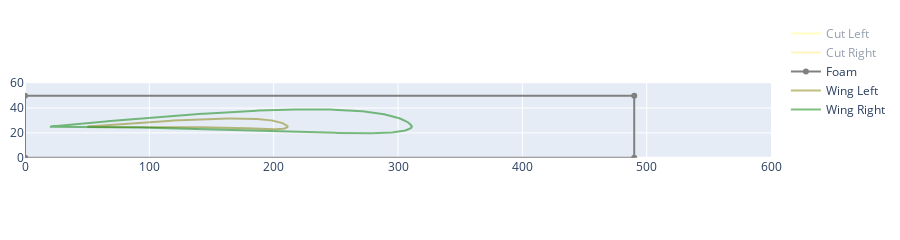

The notebook cell this image was saved under:
### Code cell
fig, stats = gplt.plot_gcode_2dprofile(pgc_filtered, draw_cutting_path=True,
                                       draw_foam_block=True, draw_machine_block = False,
                                       num_of_points=-1)
fig.update_yaxes(
    scaleanchor = "x",
    scaleratio = 1,
    constrain='domain',
    range=[0,60]
  )

fig.update_xaxes(range=[0,600], constrain="domain")

fig.update_layout(
    autosize=True,
    height=200,)


fig.show()  

#TODO: 1. match colors with 3d, sort out foam box coordinate order

### Figure 1 — Plotly figure (JSON) as saved in the notebook; plotly's stock layout.template omitted (floating-point values rounded to 4 significant figures; data arrays with more than 128 entries replaced by an {"elided": "..."} marker saying what was removed)
{"data": [{"line": {"color": "yellow"}, "name": "Cut Left", "opacity": 0.5, "type": "scatter", "visible": "legendonly", "x": {"elided": "407 float values"}, "y": {"elided": "407 float values"}}, {"line": {"color": "gold"}, "name": "Cut Right", "opacity": 0.5, "type": "scatter", "visible": "legendonly", "x": {"elided": "407 float values"}, "y": {"elided": "407 float values"}}, {"line": {"color": "gray"}, "name": "Foam", "type": "scatter", "x": [0, 490, 490, 0, 0], "y": [0, 0, 50, 50, 0]}, {"line": {"color": "olive"}, "name": "Wing Left", "opacity": 0.5, "type": "scatter", "x": {"elided": "407 float values"}, "y": {"elided": "407 float values"}}, {"line": {"color": "green"}, "name": "Wing Right", "opacity": 0.5, "type": "scatter", "x": {"elided": "407 float values"}, "y": {"elided": "407 float values"}}], "layout": {"autosize": true, "height": 200, "margin": {"b": 10, "l": 10, "r": 20, "t": 10}, "scene": {"aspectmode": "data", "xaxis": {"nticks": 4, "showbackground": false}, "yaxis": {"nticks": 1, "showbackground": false}, "zaxis": {"nticks": 1, "showbackground": false}}, "xaxis": {"constrain": "domain", "range": [0, 600]}, "yaxis": {"constrain": "domain", "range": [0, 60], "scaleanchor": "x", "scaleratio": 1}}}
